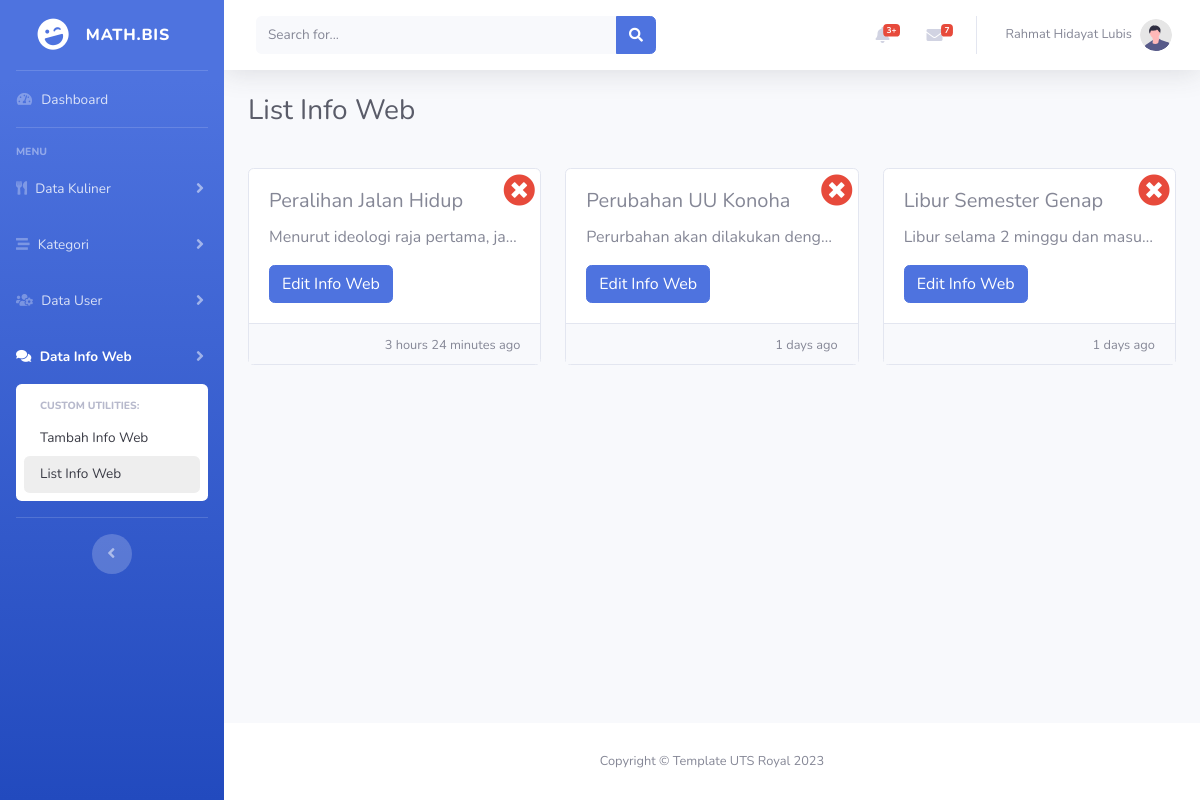
The page /list_info.php on the database its author committed.
### tables this page shows
CREATE TABLE `tabel_user` (
  `id` int(11) NOT NULL,
  `nama_user` varchar(25) NOT NULL,
  `username` varchar(25) NOT NULL,
  `password` varchar(255) NOT NULL
);

CREATE TABLE `tabel_info_web` (
  `id` int(11) NOT NULL,
  `judul` varchar(50) NOT NULL,
  `deskripsi_web` text NOT NULL,
  `waktu` datetime NOT NULL
);

### koneksi.php (called while the page is built, shortened)
<?php
$databaseName = "db_project_akhir";
$conn = mysqli_connect("localhost", "root", "", $databaseName);
function query($query){
    global $conn;
    $result = mysqli_query($conn, $query);
    $rows = [];
    while ( $row = mysqli_fetch_assoc($result)) {
        $rows[] = $row;
    }
    return $rows;
}
?>

### Component/UserAktif.php (called while the page is built, shortened)
<?php
if ( !isset($_SESSION['aktif_user']) ){
  $user = query("SELECT * FROM tabel_user WHERE nama_user LIKE '%rahmat%'")[0];
} else {
  $uid = $_SESSION['aktif_user'];
  $user = query("SELECT * FROM tabel_user WHERE id = '$uid'")[0];
}
?>

### list_info.php (the view, shortened to what this page needs)
<?php
require 'koneksi.php';
$ingfo = query("SELECT * FROM tabel_info_web ORDER BY id DESC");
?>
<!DOCTYPE html>
<html lang="en">
<head>
  <link href="vendor/fontawesome-free/css/all.min.css" rel="stylesheet" type="text/css">
  <link href="css/sb-admin-2.min.css" rel="stylesheet">
  <link rel="stylesheet" href="css/index.css">
</head>
<body id="page-top">
  <div id="wrapper">
    <ul class="navbar-nav bg-gradient-primary sidebar sidebar-dark accordion" id="accordionSidebar">
      <a class="sidebar-brand d-flex align-items-center justify-content-center" href="#">
        <div class="sidebar-brand-icon rotate-n-15">
          <i class="fas fa-laugh-wink"></i>
        </div>
        <?php include './Component/UserAktif.php'; ?>
        <div class="sidebar-brand-text mx-3 text-truncate""><?= $user["username"] ?></div>
            </a>
            <hr class=" sidebar-divider my-0">
          <li class="nav-item">
            <a class="nav-link" href="index.php">
              <i class="fas fa-fw fa-tachometer-alt"></i>
              <span>Dashboard</span></a>
          </li>
          <hr class="sidebar-divider">
          <div class="sidebar-heading">
            Menu
          </div>
          <li class="nav-item">
            <a class="nav-link collapsed" href="#" data-toggle="collapse" data-target="#collapseTwo"
              aria-expanded="true" aria-controls="collapseTwo">
              <i class="fas fa-utensils"></i>
              <span>Data Kuliner</span>
            </a>
          </li>
          <li class="nav-item">
            <a class="nav-link collapsed" href="#" data-toggle="collapse" data-target="#collapseUtilities"
              aria-expanded="true" aria-controls="collapseUtilities">
              <i class="fas fa-stream"></i>
              <span>Kategori</span>
            </a>
          </li>
          <li class="nav-item">
            <a class="nav-link collapsed" href="#" data-toggle="collapse" data-target="#collapseUser"
              aria-expanded="true" aria-controls="collapseUser">
              <i class="fas fa-users-cog"></i>
              <span>Data User</span>
            </a>
          </li>
          <li class="nav-item active">
            <a class="nav-link collapsed" href="#" data-toggle="collapse" data-target="#collapseInfoWeb"
              aria-expanded="true" aria-controls="collapseInfoWeb">
              <i class="fas fa-comments"></i>
              <span>Data Info Web</span>
            </a>
            <div id="collapseInfoWeb" class="collapse show" aria-labelledby="headingUtilities"
              data-parent="#accordionSidebar">
              <div class="bg-white py-2 collapse-inner rounded">
                <h6 class="collapse-header">Custom Utilities:</h6>
                <a class="collapse-item" href="FormTambahInfo.php">Tambah Info Web</a>
                <a class="collapse-item bg-hoper" href="list_Info.php">List Info Web</a>
              </div>
            </div>
          </li>
          <hr class="sidebar-divider d-none d-md-block">
          <div class="text-center d-none d-md-inline">
            <button class="rounded-circle border-0" id="sidebarToggle"></button>
          </div>
    </ul>
    <div id="content-wrapper" class="d-flex flex-column">
      <div id="content">
        <?php include './Component/Topbar.php'; ?>
        <div class="container-fluid">
          <div class="d-sm-flex align-items-center justify-content-between mb-4">
            <h1 class="h3 mb-0 text-gray-800">List Info Web</h1>
          </div>
          <div class="row">
            <?php foreach($ingfo AS $info) : ?>
            <div class="col-md-4 mt-3">
              <div class="card position-relative">
                <div class="card-body">
                  <h5 class="card-title text-truncate"><?= $info['judul'] ?></h5>
                  <p class="card-text text-truncate"><?= $info['deskripsi_web'] ?></p>
                  <a href="#" class="btn btn-primary" data-toggle="modal" data-target="#editInfo<?= $info['id'] ?>">Edit
                    Info Web</a>
                </div>
                <?php
                $diff_time = time() - strtotime($info['waktu']);
                if ($diff_time < 60) {
                  $display_time = "$diff_time seconds ago";
                } else if ($diff_time < 3600) {
                    $min = floor($diff_time / 60);
                    $display_time = "$min minutes ago";
                } else if ($diff_time < 86400) {
                    $hour = floor($diff_time / 3600);
                    $min = floor(($diff_time % 3600) / 60);
                    $display_time = "$hour hours $min minutes ago";
                } else if ($diff_time < 604800) {
                    $day = floor($diff_time / 86400);
                    $display_time = "$day days ago";
                } else {
                    $week = floor($diff_time / 604800);
                    $display_time = "$week weeks ago";
                }
                ?>
                <div class="card-footer text-muted text-right py-2">
                  <p class="card-text"><small class="text-muted"><?= $display_time; ?></small></p>
                </div>
                <a href="delete_data.php?id=<?= $info['id'] ?>&act=info_web" class="position-absolute kanan-poll"
                  onclick="return confirm('Yakin Menghapus Informasi Ini ?');">
                  <i class="fas fa-2x fa-times-circle" style="color: #e74a3b;"></i>
                </a>
              </div>
            </div>
            <?php endforeach; ?>
          </div>
        </div>
      </div>
      <?php include './Component/Footer.php'; ?>
    </div>
  </div>
</body>
</html>

### Component/Topbar.php (shortened to what this page needs)
<nav class="navbar navbar-expand navbar-light bg-white topbar mb-4 static-top shadow">
  <form class="d-none d-sm-inline-block form-inline mr-auto ml-md-3 my-2 my-md-0 mw-100 navbar-search">
    <div class="input-group">
      <input type="text" class="form-control bg-light border-0 small" placeholder="Search for..." aria-label="Search"
        aria-describedby="basic-addon2">
      <div class="input-group-append">
        <button class="btn btn-primary" type="button">
          <i class="fas fa-search fa-sm"></i>
        </button>
      </div>
    </div>
  </form>
  <ul class="navbar-nav ml-auto">
    <li class="nav-item dropdown no-arrow mx-1">
      <a class="nav-link dropdown-toggle" href="#" id="alertsDropdown" role="button" data-toggle="dropdown"
        aria-haspopup="true" aria-expanded="false">
        <i class="fas fa-bell fa-fw"></i>
        <span class="badge badge-danger badge-counter">3+</span>
      </a>
    </li>
    <li class="nav-item dropdown no-arrow mx-1">
      <a class="nav-link dropdown-toggle" href="#" id="messagesDropdown" role="button" data-toggle="dropdown"
        aria-haspopup="true" aria-expanded="false">
        <i class="fas fa-envelope fa-fw"></i>
        <span class="badge badge-danger badge-counter">7</span>
      </a>
    </li>
    <li class="nav-item dropdown no-arrow">
      <a class="nav-link dropdown-toggle" href="#" id="userDropdown" role="button" data-toggle="dropdown"
        aria-haspopup="true" aria-expanded="false">
        <span class="mr-2 d-none d-lg-inline text-gray-600 small"><?= $user["nama_user"] ?></span>
        <img class="img-profile rounded-circle" src="img/undraw_profile.svg">
      </a>
    </li>
  </ul>
</nav>

### css/index.css (style rules this page uses)
.bg-hoper { background-color: #e6e6e6a9; }
.kanan-poll { right: 5px; top: 5px; }

### rows shown on the page
tabel_user: username "MATH.BIS", nama_user "Rahmat Hidayat Lubis"
tabel_info_web: judul "Peralihan Jalan Hidup", deskripsi_web "Menurut ideologi raja pertama, ja…"
tabel_info_web: judul "Perubahan UU Konoha", deskripsi_web "Perurbahan akan dilakukan deng…"
tabel_info_web: judul "Libur Semester Genap", deskripsi_web "Libur selama 2 minggu dan masu…"
